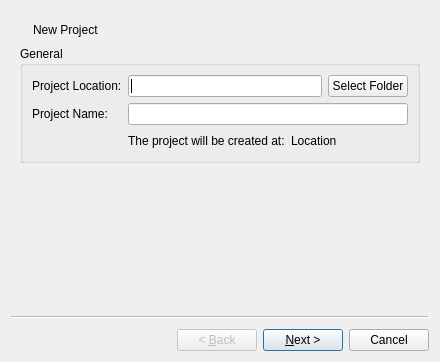
<?xml version="1.0" encoding="UTF-8"?>
<ui version="4.0">
 <class>NewProjectWizard</class>
 <widget class="QWizard" name="NewProjectWizard">
  <property name="geometry">
   <rect>
    <x>0</x>
    <y>0</y>
    <width>440</width>
    <height>362</height>
   </rect>
  </property>
  <property name="windowTitle">
   <string>New Project</string>
  </property>
  <property name="windowIcon">
   <iconset resource="icons.qrc">
    <normaloff>:/icons/folder_add.png</normaloff>:/icons/folder_add.png</iconset>
  </property>
  <widget class="QWizardPage" name="wizardPage1">
   <layout class="QVBoxLayout" name="verticalLayout">
    <item>
     <layout class="QHBoxLayout" name="headerLayout">
      <item>
       <widget class="QLabel" name="label">
        <property name="text">
         <string/>
        </property>
        <property name="pixmap">
         <pixmap resource="icons.qrc">:/icons/folder_add.png</pixmap>
        </property>
       </widget>
      </item>
      <item>
       <widget class="QLabel" name="label_2">
        <property name="text">
         <string>New Project</string>
        </property>
       </widget>
      </item>
      <item>
       <spacer name="horizontalSpacer">
        <property name="orientation">
         <enum>Qt::Horizontal</enum>
        </property>
        <property name="sizeHint" stdset="0">
         <size>
          <width>40</width>
          <height>20</height>
         </size>
        </property>
       </spacer>
      </item>
     </layout>
    </item>
    <item>
     <widget class="QGroupBox" name="generalGroup">
      <property name="title">
       <string>General</string>
      </property>
      <layout class="QFormLayout" name="formLayout">
       <property name="horizontalSpacing">
        <number>6</number>
       </property>
       <property name="verticalSpacing">
        <number>6</number>
       </property>
       <property name="margin">
        <number>9</number>
       </property>
       <item row="0" column="0">
        <widget class="QLabel" name="projectLocationLabel">
         <property name="text">
          <string>Project Location:</string>
         </property>
        </widget>
       </item>
       <item row="0" column="1">
        <layout class="QHBoxLayout" name="horizontalLayout_2">
         <item>
          <widget class="QLineEdit" name="projectLocationEdit"/>
         </item>
         <item>
          <widget class="QPushButton" name="projectLocationButton">
           <property name="text">
            <string>Select Folder</string>
           </property>
          </widget>
         </item>
        </layout>
       </item>
       <item row="1" column="0">
        <widget class="QLabel" name="projectNameLabel">
         <property name="text">
          <string>Project Name:</string>
         </property>
        </widget>
       </item>
       <item row="1" column="1">
        <widget class="QLineEdit" name="projectNameEdit"/>
       </item>
       <item row="2" column="1">
        <layout class="QHBoxLayout" name="createdPathLayout">
         <item>
          <widget class="QLabel" name="informationLabel">
           <property name="text">
            <string>The project will be created at:</string>
           </property>
          </widget>
         </item>
         <item>
          <widget class="QLabel" name="createdPathLabel">
           <property name="text">
            <string>Location</string>
           </property>
          </widget>
         </item>
         <item>
          <spacer name="horizontalSpacer_2">
           <property name="orientation">
            <enum>Qt::Horizontal</enum>
           </property>
           <property name="sizeHint" stdset="0">
            <size>
             <width>40</width>
             <height>20</height>
            </size>
           </property>
          </spacer>
         </item>
        </layout>
       </item>
      </layout>
     </widget>
    </item>
    <item>
     <spacer name="verticalSpacer">
      <property name="orientation">
       <enum>Qt::Vertical</enum>
      </property>
      <property name="sizeHint" stdset="0">
       <size>
        <width>20</width>
        <height>124</height>
       </size>
      </property>
     </spacer>
    </item>
   </layout>
  </widget>
  <widget class="QWizardPage" name="wizardPage2">
   <layout class="QVBoxLayout" name="verticalLayout_2">
    <item>
     <layout class="QHBoxLayout" name="headerLayout_2">
      <item>
       <widget class="QLabel" name="label_7">
        <property name="text">
         <string/>
        </property>
        <property name="pixmap">
         <pixmap resource="icons.qrc">:/icons/folder_add.png</pixmap>
        </property>
       </widget>
      </item>
      <item>
       <widget class="QLabel" name="label_8">
        <property name="text">
         <string>New Project</string>
        </property>
       </widget>
      </item>
      <item>
       <spacer name="horizontalSpacer_3">
        <property name="orientation">
         <enum>Qt::Horizontal</enum>
        </property>
        <property name="sizeHint" stdset="0">
         <size>
          <width>40</width>
          <height>20</height>
         </size>
        </property>
       </spacer>
      </item>
     </layout>
    </item>
    <item>
     <widget class="QGroupBox" name="groupBox">
      <property name="title">
       <string>Initial Files</string>
      </property>
      <layout class="QFormLayout" name="formLayout_2">
       <property name="horizontalSpacing">
        <number>6</number>
       </property>
       <property name="verticalSpacing">
        <number>6</number>
       </property>
       <property name="margin">
        <number>9</number>
       </property>
       <item row="0" column="0">
        <widget class="QLabel" name="label_3">
         <property name="text">
          <string>Initial Rule:</string>
         </property>
        </widget>
       </item>
       <item row="0" column="1">
        <widget class="QLineEdit" name="lineEdit"/>
       </item>
       <item row="1" column="0">
        <widget class="QLabel" name="label_4">
         <property name="text">
          <string>Initial Program:</string>
         </property>
        </widget>
       </item>
       <item row="1" column="1">
        <widget class="QLineEdit" name="lineEdit_2"/>
       </item>
       <item row="2" column="0">
        <widget class="QLabel" name="label_5">
         <property name="text">
          <string>Initial Graph:</string>
         </property>
        </widget>
       </item>
       <item row="2" column="1">
        <widget class="QLineEdit" name="lineEdit_3"/>
       </item>
      </layout>
     </widget>
    </item>
    <item>
     <spacer name="verticalSpacer_2">
      <property name="orientation">
       <enum>Qt::Vertical</enum>
      </property>
      <property name="sizeHint" stdset="0">
       <size>
        <width>20</width>
        <height>40</height>
       </size>
      </property>
     </spacer>
    </item>
   </layout>
  </widget>
 </widget>
 <resources>
  <include location="icons.qrc"/>
 </resources>
 <connections>
  <connection>
   <sender>projectNameEdit</sender>
   <signal>textChanged(QString)</signal>
   <receiver>NewProjectWizard</receiver>
   <slot>updateProjectLocation()</slot>
   <hints>
    <hint type="sourcelabel">
     <x>399</x>
     <y>112</y>
    </hint>
    <hint type="destinationlabel">
     <x>466</x>
     <y>207</y>
    </hint>
   </hints>
  </connection>
 </connections>
 <slots>
  <slot>updateProjectLocation()</slot>
 </slots>
</ui>
